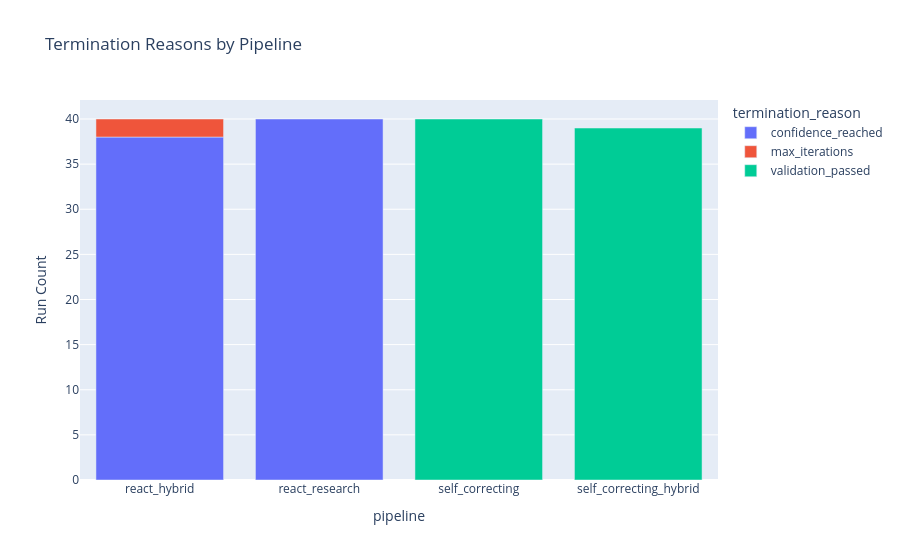

The notebook cell this image was saved under:
### Code cell
# Termination reason analysis
if not iteration_analysis.empty and 'termination_reason' in iteration_analysis.columns:
    term_counts = iteration_analysis.groupby(['pipeline', 'termination_reason'])['run_count'].sum().reset_index()
    
    fig = px.bar(
        term_counts,
        x='pipeline',
        y='run_count',
        color='termination_reason',
        title='Termination Reasons by Pipeline',
        labels={'run_count': 'Run Count'}
    )
    fig.show()

### Figure 1 — Plotly figure (JSON) as saved in the notebook; plotly's stock layout.template omitted (floating-point values rounded to 4 significant figures)
{"data": [{"hovertemplate": "termination_reason=confidence_reached<br>pipeline=%{x}<br>Run Count=%{y}<extra></extra>", "legendgroup": "confidence_reached", "marker": {"color": "#636efa", "pattern": {"shape": ""}}, "name": "confidence_reached", "orientation": "v", "showlegend": true, "textposition": "auto", "type": "bar", "x": ["react_hybrid", "react_research"], "xaxis": "x", "y": [38, 40], "yaxis": "y"}, {"hovertemplate": "termination_reason=max_iterations<br>pipeline=%{x}<br>Run Count=%{y}<extra></extra>", "legendgroup": "max_iterations", "marker": {"color": "#EF553B", "pattern": {"shape": ""}}, "name": "max_iterations", "orientation": "v", "showlegend": true, "textposition": "auto", "type": "bar", "x": ["react_hybrid"], "xaxis": "x", "y": [2], "yaxis": "y"}, {"hovertemplate": "termination_reason=validation_passed<br>pipeline=%{x}<br>Run Count=%{y}<extra></extra>", "legendgroup": "validation_passed", "marker": {"color": "#00cc96", "pattern": {"shape": ""}}, "name": "validation_passed", "orientation": "v", "showlegend": true, "textposition": "auto", "type": "bar", "x": ["self_correcting", "self_correcting_hybrid"], "xaxis": "x", "y": [40, 39], "yaxis": "y"}], "layout": {"barmode": "relative", "legend": {"title": {"text": "termination_reason"}, "tracegroupgap": 0}, "title": {"text": "Termination Reasons by Pipeline"}, "xaxis": {"anchor": "y", "domain": [0, 1], "title": {"text": "pipeline"}}, "yaxis": {"anchor": "x", "domain": [0, 1], "title": {"text": "Run Count"}}}}
